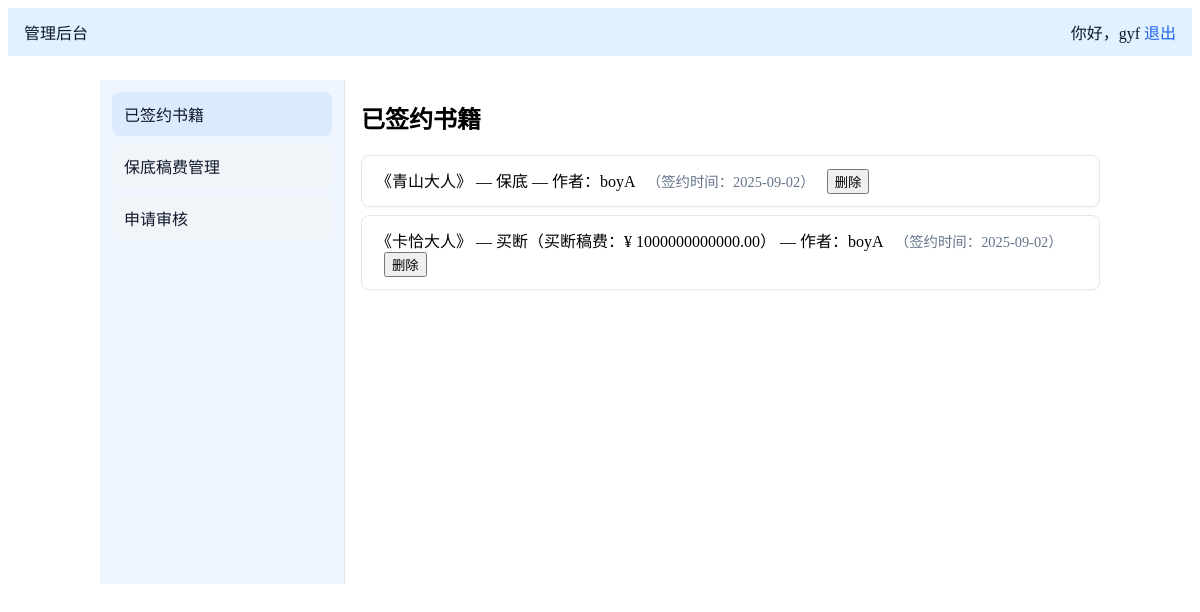
Page /admin/books (signed in) on the earlier database version.
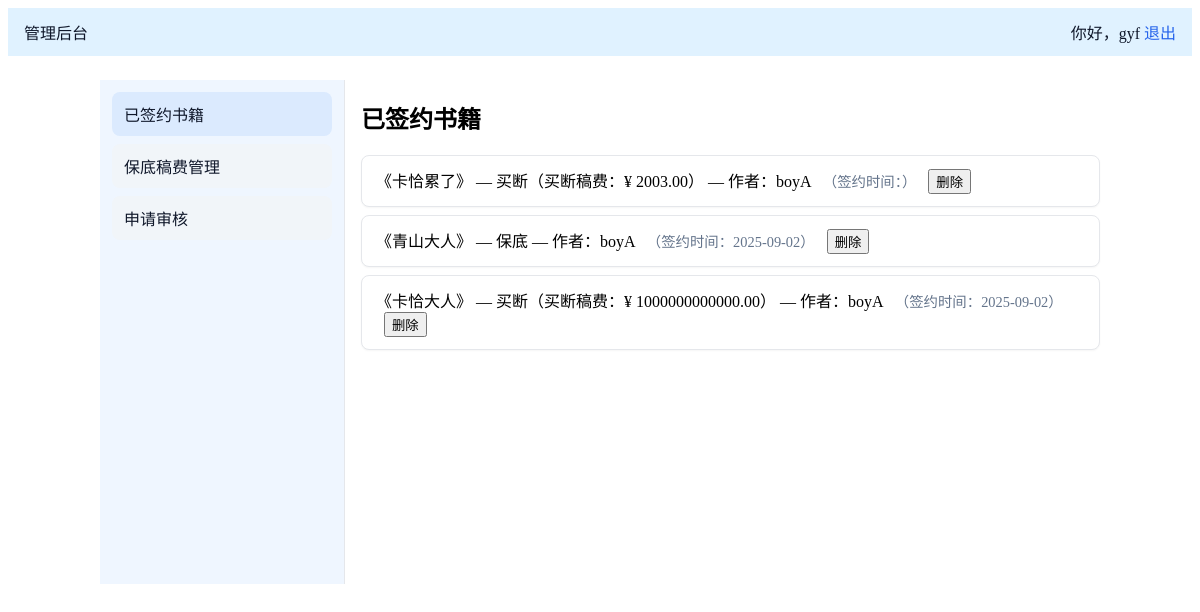
Same page on the later database version.
### tables this page shows
CREATE TABLE books (
				id INTEGER PRIMARY KEY AUTOINCREMENT,
				title TEXT NOT NULL,
				author_id INTEGER NOT NULL, pen_name TEXT, contract_type TEXT, buyout_amount REAL, created_at TEXT,
				FOREIGN KEY(author_id) REFERENCES users(id)
			);

CREATE TABLE users (
				id INTEGER PRIMARY KEY AUTOINCREMENT,
				username TEXT UNIQUE NOT NULL,
				password_hash TEXT NOT NULL,
				role TEXT NOT NULL CHECK(role IN ('admin','author'))
			);

### app.py (the view)
@app.route("/admin/books")
@login_required(role="admin")
def admin_books():
	with get_db() as conn:
		books = conn.execute(
			"SELECT b.id, b.title, u.username, b.contract_type, b.buyout_amount, b.created_at FROM books b JOIN users u ON b.author_id=u.id ORDER BY u.username ASC, b.id DESC"
		).fetchall()
	return render_template("admin_books.html", books=books)

### app.py (called while the page is built, shortened)
@app.before_request
def ensure_db_once():
	global _initialized

def login_required(role=None):
	def decorator(view_func):
		@wraps(view_func)
		def wrapped(*args, **kwargs):
			user_id = session.get("user_id")
			user_role = session.get("role")
			if not user_id:
				return redirect(url_for("login"))
			if role and user_role != role:
				flash("无权限访问该页面", "error")
				return redirect(url_for("index"))
			return view_func(*args, **kwargs)
		return wrapped
	return decorator

### templates/admin_books.html (shortened to what this page needs)
{% extends 'base.html' %}
{% block content %}
<div class="layout">
	<aside class="sidenav blue">
		<a href="{{ url_for('admin_books') }}" class="active">已签约书籍</a>
		<a href="{{ url_for('admin_royalties') }}">保底稿费管理</a>
		<a href="{{ url_for('admin_apps') }}">申请审核</a>
	</aside>
	<section class="main">
		<h1>已签约书籍</h1>
		<ul>
			{% for b in books %}
				<li class="card">
					《{{ b[1] }}》 — {{ b[3] }}{% if b[3]=='买断' %}（买断稿费：{{ b[4] and ('¥ ' ~ ('%.2f'|format(b[4]))) or '未设置' }}）{% endif %} — 作者：{{ b[2] }}
					<span class="muted">（签约时间：{{ (b[5] or '')[:10] }}）</span>
					<form method="post" action="{{ url_for('admin_delete_book') }}" class="inline" style="margin-left:8px">
						<button type="submit">删除</button>
					</form>
				</li>
			{% else %}
				<li>暂无书籍</li>
			{% endfor %}
		</ul>
	</section>
</div>
{% endblock %}

Differences in the rows shown:
added books: title "卡恰累了", contract_type "买断", buyout_amount "¥ 2003.00", username "boyA"
